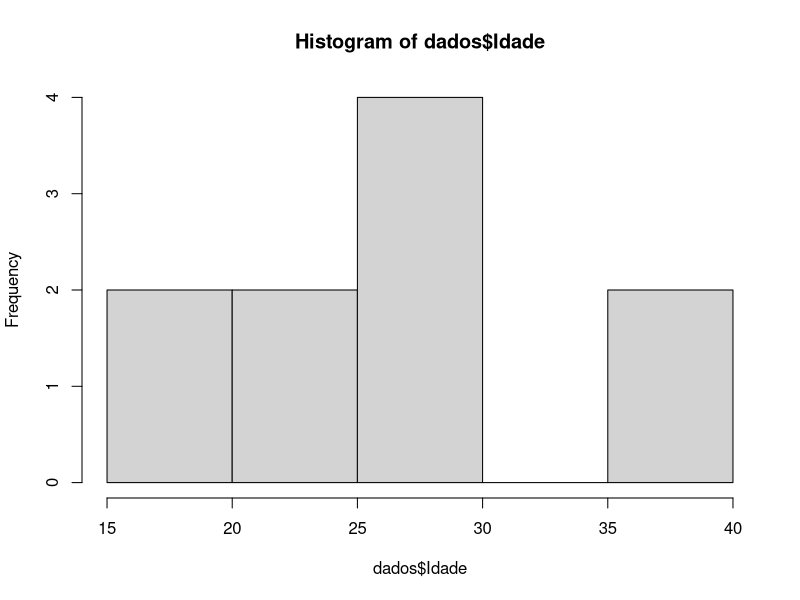
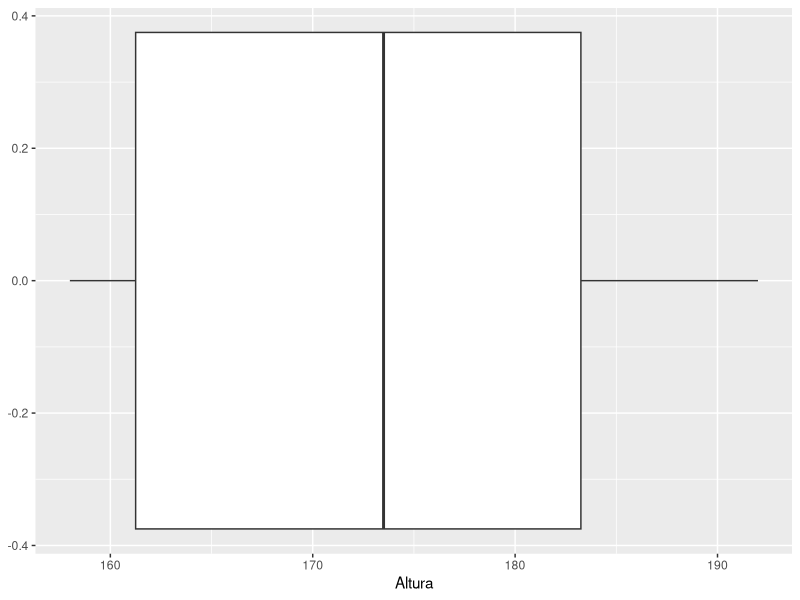
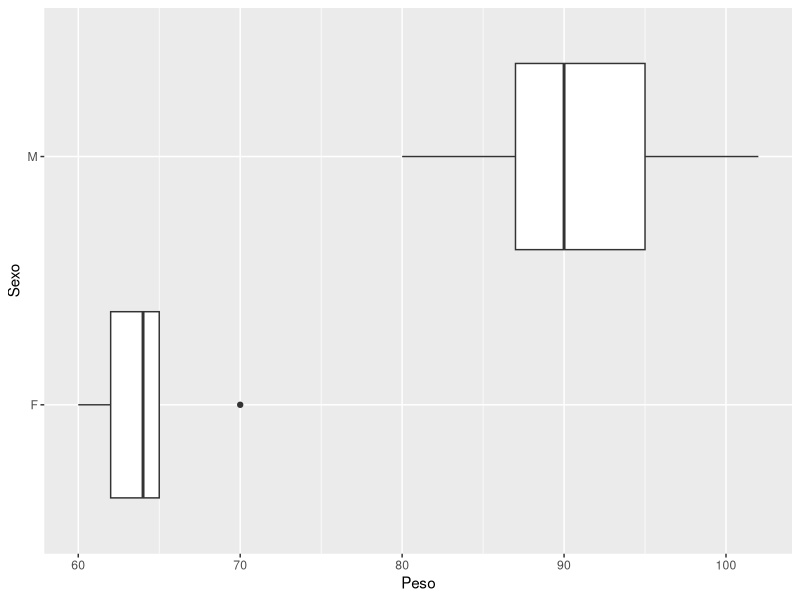
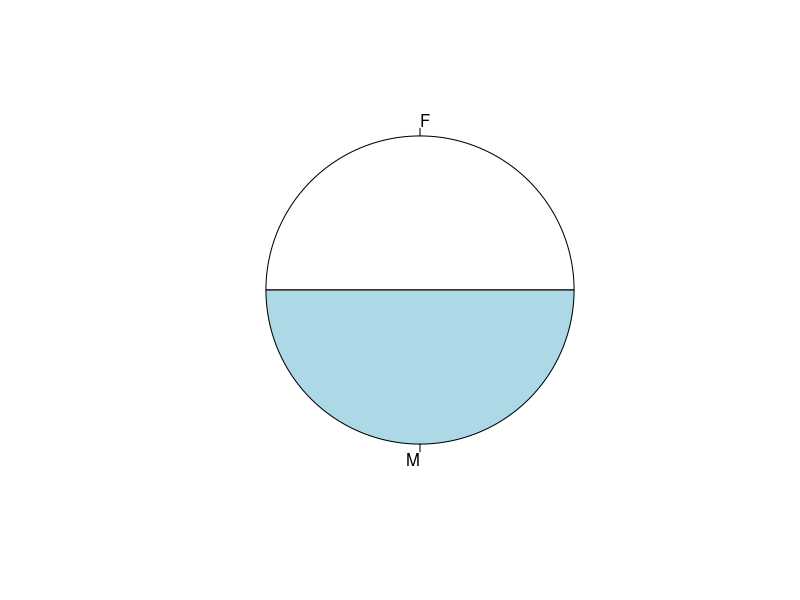
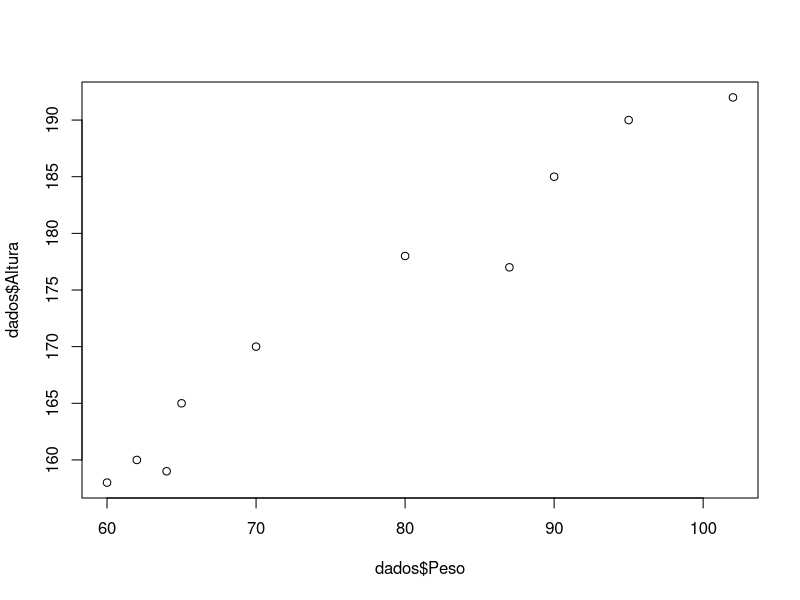

Here is the R script that generated these plots, in order:
library(ggplot2)

nome <- c("Joao", "Felipe", "Caio", "Ana", "Carla", "Gilberto", "Gaby", "Joana", "Milena", "Fred")

idade <- c(40, 22, 17, 26, 40, 28, 20, 26, 24, 29)

altura <- c(185, 190, 177, 170, 165, 178, 158, 160, 159, 192)

peso <- c(90, 95, 87, 70, 65, 80, 60, 62, 64, 102)

sexo <- c("M", "M", "M", "F", "F", "M", "F", "F", "F", "M")

dados <- data.frame(Nome = nome, Idade = idade, Altura = altura, Peso = peso, Sexo = sexo)

dados


# Histograma para idade

hist(dados$Idade)


# Bloxplot altura

ggplot(dados) +
  aes(x = Altura) +
  geom_boxplot()


# Boxplot peso separado por sexo

ggplot(dados) +
  aes(x = Peso, y = Sexo) +
  geom_boxplot()


# Grafico de setores (pizza) por sexo

pie(table(dados$Sexo))

# Grafico de dispersao comparando as variaveis Altura x Peso

plot(
  dados$Peso,
  dados$Altura
)

# Media e mediana das idades 

mean(dados$Idade)

median(dados$Idade)




